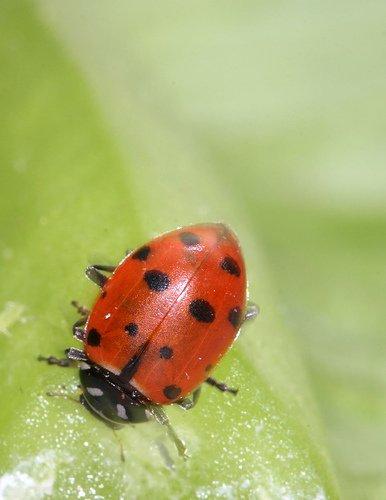
#> input picture image.jpg, 386 x 500 px
$ python -i data.py   (imports and definitions only)
#> lines starting #> are read from the running program, lines starting #| are printed output that depends on the picture
#> further down, picture is the input picture: shape (500, 386, 3); mean B, G, R 111.4, 178.3, 174
import tensorflow as tf
from tensorflow import keras
import numpy as np
import os
import cv2
import constants as c
import seam_carving

# [9 lines left out: function load_list, not called in this run]

def rescale_short_edge(image, new_size = None):
    if new_size is None:
        new_size = np.random.randint(256, 288)
    height, weight, _ = np.shape(image)
    ratio = new_size / min(height, weight)
    return cv2.resize(image, (int(weight * ratio), int(height * ratio)))

def augment(image):
    # 长边伸缩
    height, weight, _ = np.shape(image)
#> height = 500; weight = 386
    ratio = np.random.uniform(0.8, 1.25)
    if height >= weight:
        new_size = (weight, int(height * ratio)) # 反的
#> new_size = (386, 523)
    else:
        new_size = (int(weight * ratio), height)
    image = cv2.resize(image, new_size)
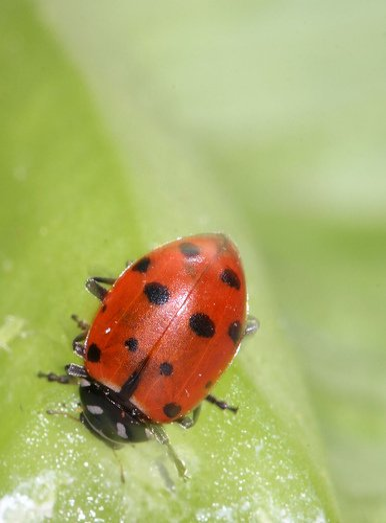
#> image: shape (523, 386, 3); mean of channels 0, 1, 2 111.3, 178.3, 174; drawn as B, G, R

    # 短边变为指定大小
    image = rescale_short_edge(image)

    # 随机裁剪
    height, weight, _ = np.shape(image)
#> height = 375; weight = 277
    crop_x = np.random.randint(height - c.input_shape[0])
#> crop_x = 67
    crop_y = np.random.randint(weight - c.input_shape[1])
#> crop_y = 3
    image = image[crop_x:crop_x + c.input_shape[0], crop_y:crop_y + c.input_shape[1]]
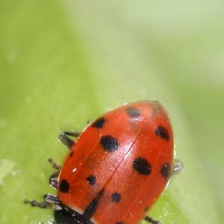
#> image: shape (224, 224, 3); mean of channels 0, 1, 2 92.2, 162, 169.8; drawn as B, G, R

    # 随机水平翻转
    if(np.random.rand() < 0.5):
        image = cv2.flip(image, 1)

    # hsv上的偏移
    offset_h = np.random.uniform(-18, 18) #这个不能太过分
    offset_s = np.random.uniform(0.6, 1.4)
    offset_v = np.random.uniform(0.6, 1.4)
    image_hsv = cv2.cvtColor(image, cv2.COLOR_BGR2HSV)
#> image_hsv: shape (224, 224, 3); mean H, S, V 31.9, 128.7, 183.4
    image_hsv[:, :, 0] = (image_hsv[:, :, 0] + offset_h) % 360.
#> image_hsv: shape (224, 224, 3); mean H, S, V 35.9, 128.7, 183.4
    image_hsv[:, :, 1] = np.minimum(image_hsv[:, :, 1] * offset_s, 1.)
#> image_hsv: shape (224, 224, 3); mean H, S, V 35.9, 1, 183.4
    image_hsv[:, :, 2] = np.minimum(image_hsv[:, :, 2] * offset_v, 255.)
#> image_hsv: shape (224, 224, 3); mean H, S, V 35.9, 1, 153.2
    image = cv2.cvtColor(image_hsv, cv2.COLOR_HSV2BGR)
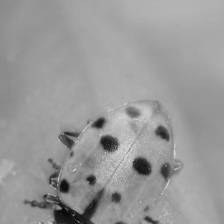
#> image: shape (224, 224, 3); mean B, G, R 152.2, 153, 152.5

    # pca噪音 复用了两个变量
    offset_h = np.random.normal(0, 0.1, size=(3,))
    offset_s = np.dot(c.eigvec * offset_h, c.eigval)
    image = np.maximum(np.minimum(image + offset_s, 255.), 0.)

    return image

# [77 lines left out: functions load_image, load_image_multicrop, get_train_dataset, get_val_dataset, get_predict_dataset, not called in this run]

# [10 lines not run here, left out]

>>> import cv2
>>> picture = cv2.imread('image.jpg')
>>> result = augment(picture)
